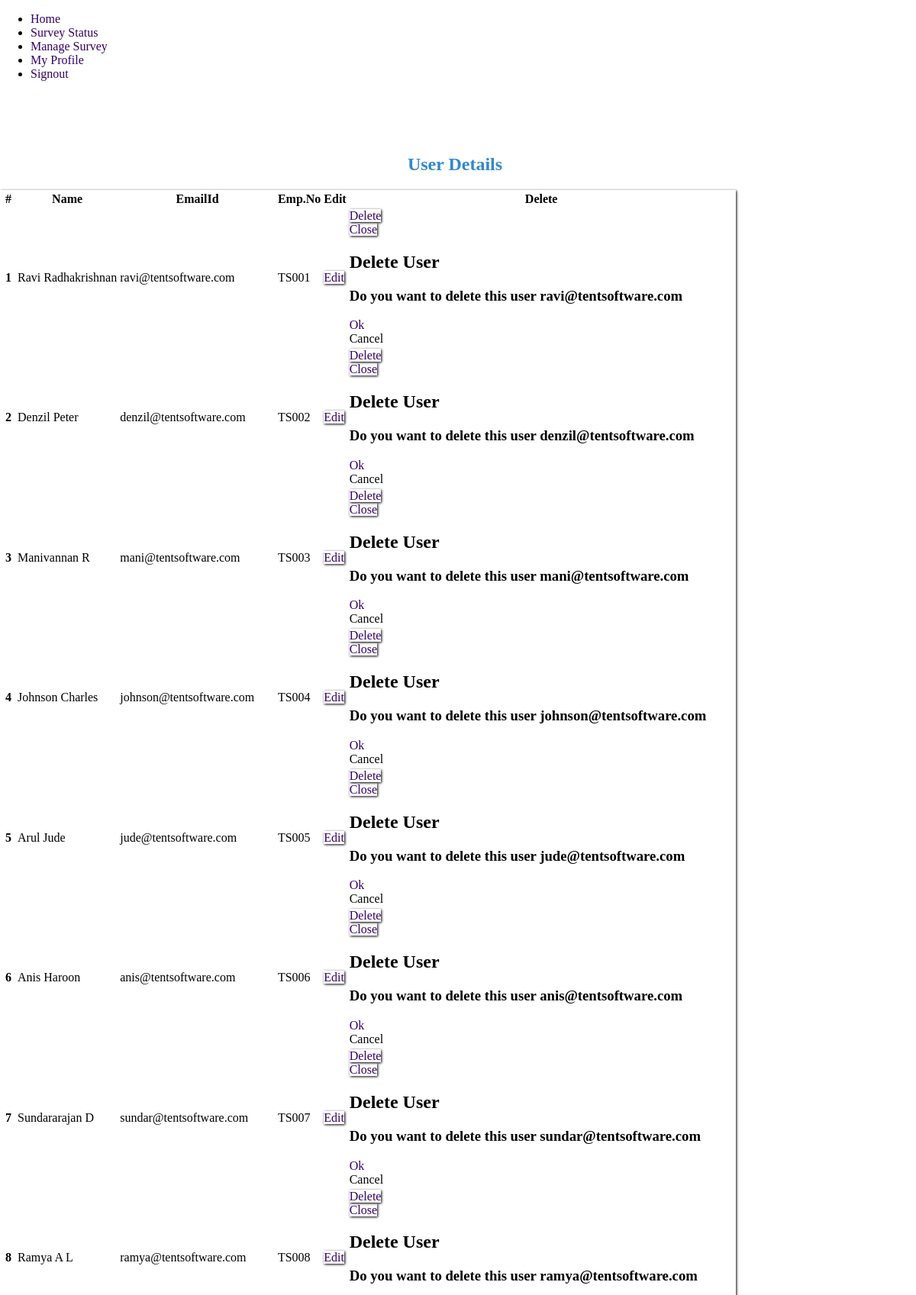
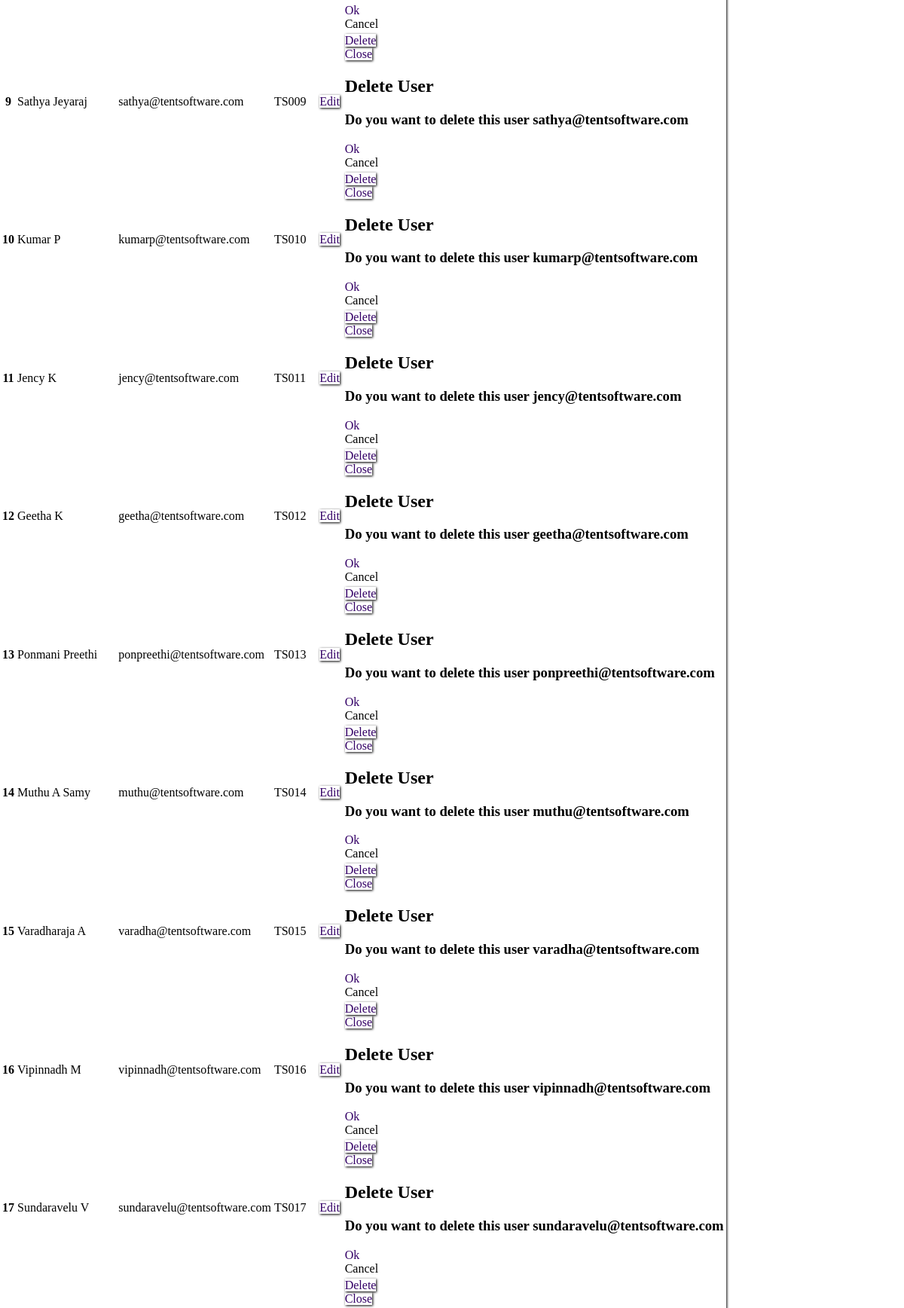
Screenshot of /admin/updateuser-admin.php (signed in, upper part) with the database file from the repository (2 pictures, top to bottom).
### tables this page shows
CREATE TABLE IF NOT EXISTS `user` (
  `id` int(11) NOT NULL,
  `first_name` varchar(50) NOT NULL,
  `last_name` varchar(40) DEFAULT NULL,
  `emp_no` varchar(10) NOT NULL,
  `email_id` varchar(50) NOT NULL,
  `password` varchar(50) NOT NULL,
  `gender` char(1) NOT NULL,
  `designation` varchar(20) NOT NULL,
  `DOB` date NOT NULL,
  `DOJ` date NOT NULL,
  `approver_email_id` varchar(50) NOT NULL,
  `user_type` varchar(50) DEFAULT NULL
);

### functions/functions.php (called while the page is built, shortened)
<?php
	function allUserDetails(){
		try{
			$con = getDBConnection();
			$rs = mysql_query("select * from user",$con);
		}catch(Exception $ex){
			echo "Warning Message: ".$ex->getMessage();
		}finally{
			closeConnection($con);
		}
		return $rs;
	}
?>

### admin/updateuser-admin.php (the view, shortened to what this page needs)
<!DOCTYPE HTML PUBLIC "-//W3C//DTD HTML 4.01 Transitional//EN" "http://www.w3.org/TR/html4/loose.dtd">
<html>
<head>
<link rel="stylesheet" type="text/css" href="/TSM/js/CuriousSolutions-DateTimePicker/src/DateTimePicker.css" />
</head>
<body>
<div data-role="page">
	<div data-role="header" data-theme="a">
		<?php
		 include("../functions/functions.php");
		include("../toolbar.php");
		?>
	</div>
	<div data-role="main" class="ui-content body-style" >
				<h2 class="style8" align="center">User Details</h2>
				<table data-role="table"  class="ui-body-d ui-shadow table-stripe ui-responsive" data-column-btn-theme="b"  data-column-popup-theme="a">
							<thead>
								<tr class="ui-bar-d">
									<th>#</th>
									<th data-priority="1">Name</th>
									<th>EmailId</th>
									<th>Emp.No</th>
									<th>Edit</th>
									<th>Delete</th>
								</tr>
							</thead>
							<tbody>
								<?php
									$users = allUserDetails();
									$i = 1;
									while($userdata = mysql_fetch_array($users))
									{
										?>
										<tr>
											<th><?php echo $i; ?></th>
											<td><?php echo $userdata[1]." ".$userdata[2];?></td>
											<td><?php echo $userdata[4];?></td>
											<td><?php echo $userdata[3];?></td>
											<td>
												<form method="post" action="updateuserprofile.php" data-ajax="false">
												<a href=""  data-transition="flow" class="ui-btn ui-shadow ui-corner-all ui-icon-edit ui-btn-icon-notext ui-btn-b ui-btn-inline" data-ajax="false" onclick="$(this).closest('form').submit()" >Edit</a>
												<input type="hidden" value="<?php echo $userdata[4]?>" id="emailID" name="emailID"/></form>
											</td>
											<td>
												<a href="#<?php echo $userdata[4]?>"  data-rel="popup" data-transition="flow" class="ui-btn ui-shadow ui-corner-all ui-icon-delete ui-btn-icon-notext ui-btn-b ui-btn-inline">Delete</a>
												<div data-role="popup" id="<?php echo $userdata[4]?>">
													<a href="#" data-rel="back" class="ui-btn ui-corner-all ui-shadow ui-btn ui-icon-delete ui-btn-icon-notext ui-btn-right">Close</a>
													<div data-role="header" data-theme="b"  data-icon="user">
														<h2><b><label>Delete User</label></b></h2>
													</div>
												<div data-role="main" class="ui-content">
														<div class="ui-grid-solo">
															<div class="ui-block-a">
																<h3>Do you want to delete this user <?php echo $userdata[4]?>   </h3>
															</div>
															<div class="ui-block-a">
																<div class="ui-grid-a">
																	<div class="ui-block-a">
																		<a class="ui-btn" href="deleteuser.php?emailid=<?php echo $userdata[4]?>" data-ajax="false" data-theme="b">Ok</a>
																	</div>
																	<div class="ui-block-b">
																		<a data-rel="back" class="ui-btn">Cancel</a>
																	</div>
																</div>
															</div>
														</div>
													</div>
												</div>
											</td>
										</tr>
										<?php
											$i++;
								}
								?>
							</tbody>
						</table>
		</div>
 </div>
</body>
</html>

### quiz.css (style rules this page uses)
body { margin-left: 0px; margin-top: 0px; }
.style8 { color: #38c !important; font-weight: bold; }
a:link { color: #330066; text-decoration: none; }
.body-style { padding-top: 60px !important; padding-bottom: 100px !important; background-color: #fff !important; }

### admin/updateuser-admin.php (style rules this page uses)
.ui-shadow { box-shadow:1px 1px 3px rgba(0, 0, 0, 1) !important; }

### rows the page displays
user: first_name "Ravi", last_name "Radhakrishnan", email "ravi@tentsoftware.com", emp_no "TS001"
user: first_name "Denzil", last_name "Peter", email "denzil@tentsoftware.com", emp_no "TS002"
user: first_name "Manivannan", last_name "R", email "mani@tentsoftware.com", emp_no "TS003"
user: first_name "Johnson", last_name "Charles", email "johnson@tentsoftware.com", emp_no "TS004"
user: first_name "Arul", last_name "Jude", email "jude@tentsoftware.com", emp_no "TS005"
user: first_name "Anis", last_name "Haroon", email "anis@tentsoftware.com", emp_no "TS006"
user: first_name "Sundararajan", last_name "D", email "sundar@tentsoftware.com", emp_no "TS007"
user: first_name "Ramya", last_name "A L", email "ramya@tentsoftware.com", emp_no "TS008"
user: first_name "Sathya", last_name "Jeyaraj", email "sathya@tentsoftware.com", emp_no "TS009"
user: first_name "Kumar", last_name "P", email "kumarp@tentsoftware.com", emp_no "TS010"
user: first_name "Jency", last_name "K", email "jency@tentsoftware.com", emp_no "TS011"
user: first_name "Geetha", last_name "K", email "geetha@tentsoftware.com", emp_no "TS012"
user: first_name "Ponmani", last_name "Preethi", email "ponpreethi@tentsoftware.com", emp_no "TS013"
user: first_name "Muthu", last_name "A Samy", email "muthu@tentsoftware.com", emp_no "TS014"
user: first_name "Varadharaja", last_name "A", email "varadha@tentsoftware.com", emp_no "TS015"
user: first_name "Vipinnadh", last_name "M", email "vipinnadh@tentsoftware.com", emp_no "TS016"
user: first_name "Sundaravelu", last_name "V", email "sundaravelu@tentsoftware.com", emp_no "TS017"
